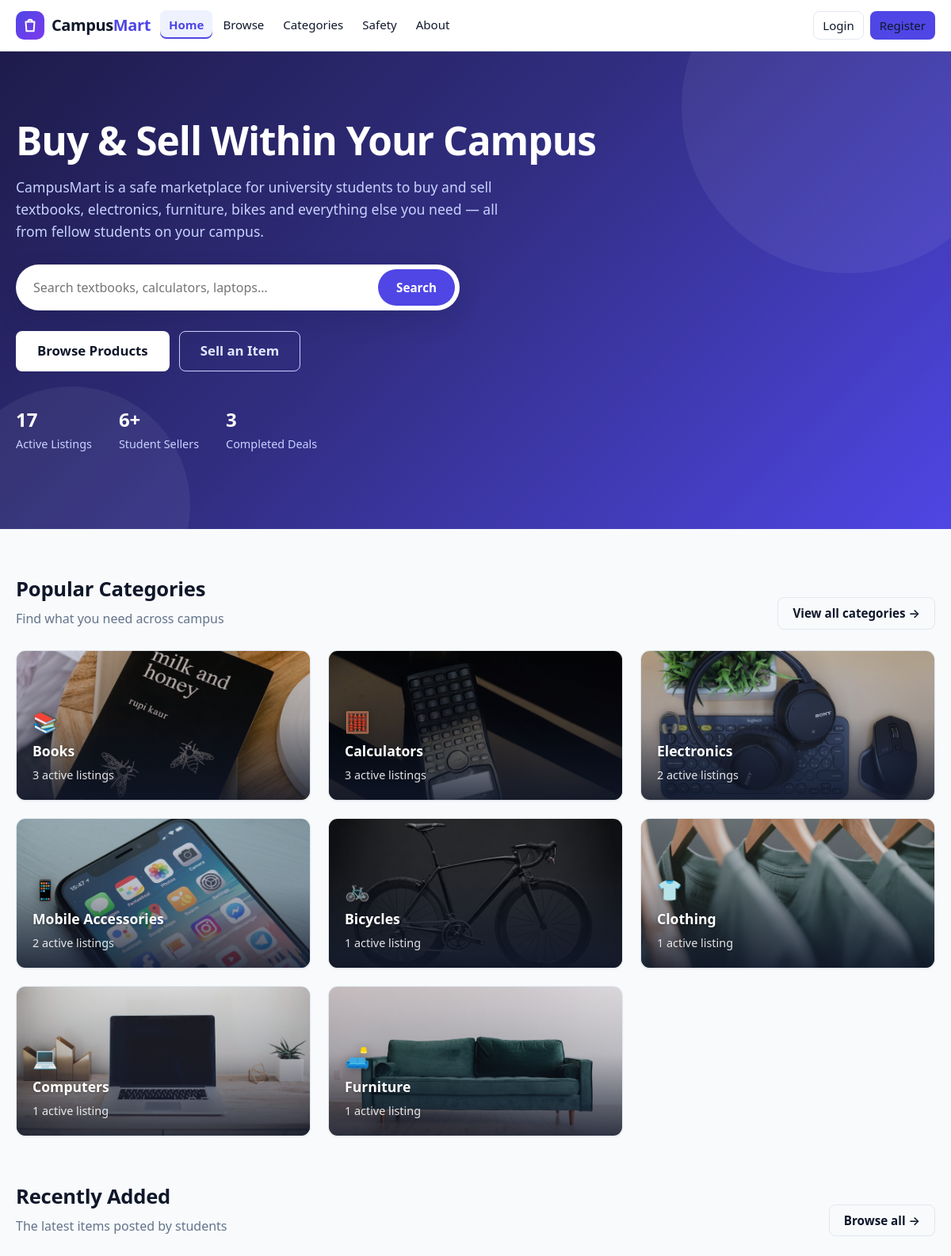
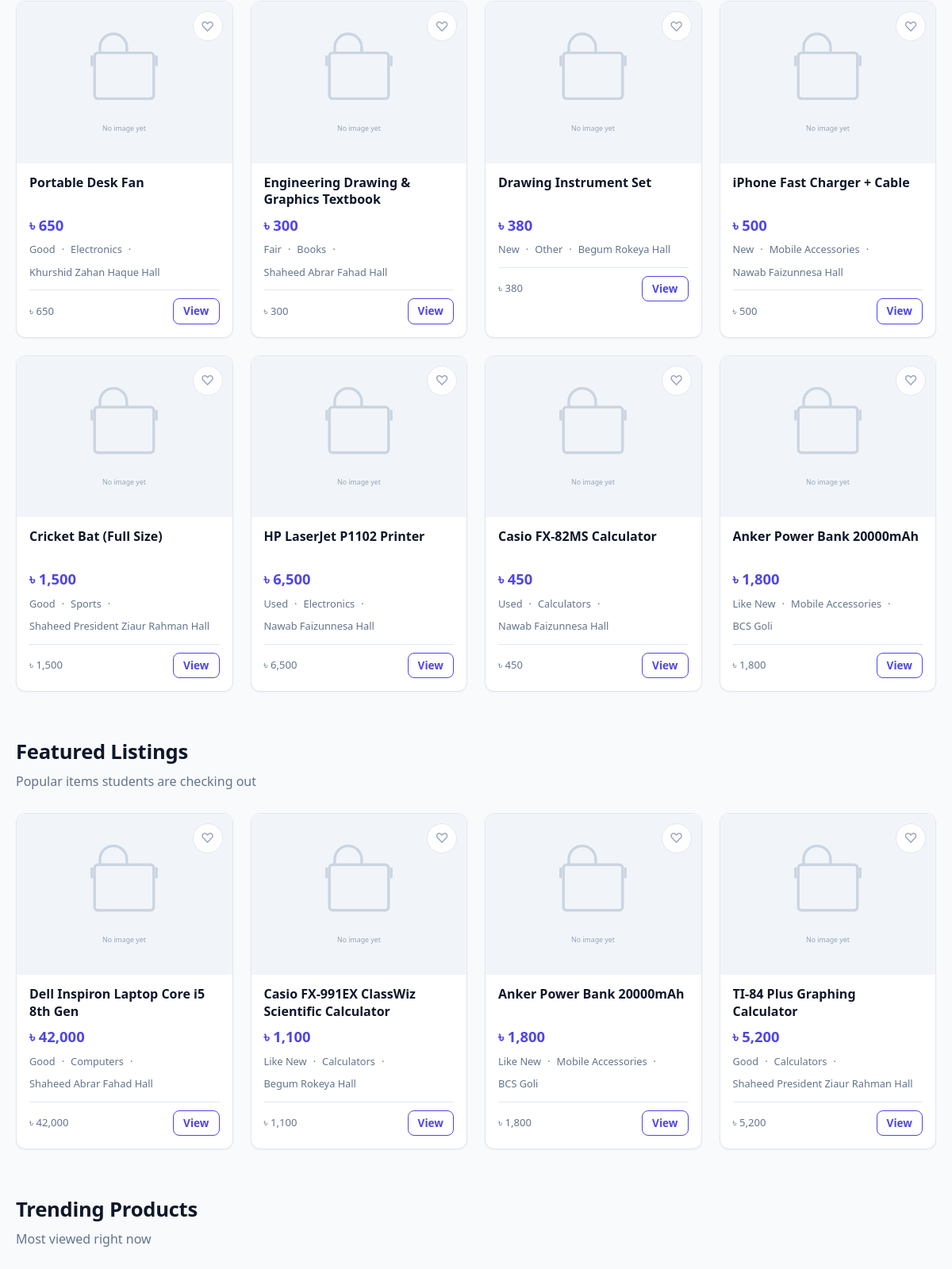
The page / (upper part) on the database its author committed (2 pictures, top to bottom).
### tables this page shows
CREATE TABLE categories (
  id INT UNSIGNED NOT NULL AUTO_INCREMENT,
  name VARCHAR(100) NOT NULL,
  description VARCHAR(255) DEFAULT NULL,
  status ENUM('active','disabled') NOT NULL DEFAULT 'active',
  created_at DATETIME NOT NULL DEFAULT CURRENT_TIMESTAMP,
  updated_at DATETIME NOT NULL DEFAULT CURRENT_TIMESTAMP ON UPDATE CURRENT_TIMESTAMP,
  PRIMARY KEY (id),
  UNIQUE KEY uq_categories_name (name)
);

CREATE TABLE products (
  id INT UNSIGNED NOT NULL AUTO_INCREMENT,
  seller_id INT UNSIGNED NOT NULL,
  category_id INT UNSIGNED NOT NULL,
  title VARCHAR(200) NOT NULL,
  description TEXT NOT NULL,
  price DECIMAL(10,2) NOT NULL,
  condition_label ENUM('New','Like New','Good','Fair','Used') NOT NULL DEFAULT 'Good',
  quantity INT UNSIGNED NOT NULL DEFAULT 1,
  location VARCHAR(150) NOT NULL,
  contact_preference ENUM('In-app message','Phone','Both') NOT NULL DEFAULT 'In-app message',
  status ENUM('draft','pending','approved','active','reserved','sold','expired','rejected','removed') NOT NULL DEFAULT 'pending',
  reject_reason VARCHAR(500) DEFAULT NULL,
  views INT UNSIGNED NOT NULL DEFAULT 0,
  expires_at DATETIME NOT NULL,
  created_at DATETIME NOT NULL DEFAULT CURRENT_TIMESTAMP,
  updated_at DATETIME NOT NULL DEFAULT CURRENT_TIMESTAMP ON UPDATE CURRENT_TIMESTAMP,
  PRIMARY KEY (id),
  KEY idx_products_seller (seller_id),
  KEY idx_products_category (category_id),
  KEY idx_products_status (status),
  KEY idx_products_created (created_at),
  KEY idx_products_price (price),
  KEY idx_products_expires (expires_at),
  FULLTEXT KEY ft_products_search (title, description),
  CONSTRAINT fk_products_seller FOREIGN KEY (seller_id) REFERENCES users(id) ON DELETE RESTRICT,
  CONSTRAINT fk_products_category FOREIGN KEY (category_id) REFERENCES categories(id) ON DELETE RESTRICT,
  CONSTRAINT chk_products_price CHECK (price >= 0),
  CONSTRAINT chk_products_quantity CHECK (quantity >= 0)
);

### includes/functions.php (called while the page is built, shortened)
<?php
function db(): PDO
{
    static $pdo = null;
    if ($pdo === null) {
        try {
            $dsn = 'mysql:host=' . DB_HOST . ';dbname=' . DB_NAME . ';charset=' . DB_CHARSET;
            $pdo = new PDO($dsn, DB_USER, DB_PASS, [
                PDO::ATTR_ERRMODE            => PDO::ERRMODE_EXCEPTION,
                PDO::ATTR_DEFAULT_FETCH_MODE => PDO::FETCH_ASSOC,
                PDO::ATTR_EMULATE_PREPARES   => false,
            ]);
        } catch (PDOException $e) {
            http_response_code(500);
            require BASE_PATH . '/404.php';
            exit('Database connection failed.');
        }
    }
    return $pdo;
}
function e(mixed $value): string
{
    return htmlspecialchars((string)$value, ENT_QUOTES, 'UTF-8');
}
function settings(?string $key = null): mixed
{
    static $cache = null;
    if ($cache === null) {
        $cache = [];
        try {
            $rows = db()->query('SELECT setting_key, setting_value FROM settings')->fetchAll();
            foreach ($rows as $row) {
                $cache[$row['setting_key']] = $row['setting_value'];
            }
        } catch (Throwable) {
            $cache = [];
        }
    }
    return $cache[$key] ?? null;
}
function is_logged_in(): bool
{
    return !empty($_SESSION['user_id']);
}
function current_user(): ?array
{
    if (!is_logged_in()) {
        return null;
    }
    static $user = null;
    return $user;
}
function current_user_id(): int
{
    return (int)($_SESSION['user_id'] ?? 0);
}
function format_price(mixed $amount): string
{
    $currency = settings('currency') ?: '৳';
    return $currency . ' ' . number_format((float)$amount, 0);
}
function image_url(?string $path): string
{
    return APP_BASE_URL . '/assets/images/no-image.svg';
}
function favorite_exists(int $userId, int $productId): bool
{
    $st = db()->prepare('SELECT 1 FROM favorites WHERE user_id = ? AND product_id = ?');
    $st->execute([$userId, $productId]);
    return (bool)$st->fetchColumn();
}
function run_expiry_check(): void
{
    try {
        $last = (int)(settings('_last_expiry_check') ?: 0);
    } catch (Throwable) {
    }
}
function category_visual(string $name): array
{
    static $map = [
        'books'              => ['books.jpg', '📚'],
        'electronics'        => ['electronics.jpg', '🎧'],
        'computers'          => ['computers.jpg', '💻'],
        'mobile accessories' => ['mobile-accessories.jpg', '📱'],
        'calculators'        => ['calculators.jpg', '🧮'],
        'lab equipment'      => ['lab-equipment.jpg', '🔬'],
        'bicycles'           => ['bicycles.jpg', '🚲'],
        'furniture'          => ['furniture.jpg', '🛋️'],
        'clothing'           => ['clothing.jpg', '👕'],
        'sports'             => ['sports.jpg', '🏃'],
        'other'              => ['other.jpg', '🛍️'],
    ];
    return $map[strtolower(trim($name))] ?? $map['other'];
}

### includes/init.php (called while the page is built, shortened)
<?php
require_once __DIR__ . '/../includes/functions.php';
run_expiry_check();

### includes/product-card.php (the view, shortened to what this page needs)
<?php
$p = $product;
$img = image_url($p['image_path'] ?? null);
$isFav = $favorited ?? favorite_exists(current_user_id(), (int)$p['id']);
$showSeller = $showSeller ?? false;
?>
<article class="card product-card">
  <button type="button" class="fav-btn <?= $isFav ? 'active' : '' ?>" data-fav="<?= (int)$p['id'] ?>"
          title="<?= $isFav ? 'Remove from favorites' : 'Add to favorites' ?>"
          aria-label="<?= $isFav ? 'Remove from favorites' : 'Add to favorites' ?>">&#9825;</button>
  <a class="card-media" href="<?= e(APP_BASE_URL . '/product-details.php?id=' . (int)$p['id']) ?>">
    <img src="<?= e($img) ?>" alt="<?= e($p['title']) ?>" loading="lazy">
  </a>
  <div class="card-body">
    <a class="card-title" href="<?= e(APP_BASE_URL . '/product-details.php?id=' . (int)$p['id']) ?>"><?= e($p['title']) ?></a>
    <div class="card-price"><?= e(format_price($p['price'])) ?></div>
    <div class="card-meta">
      <span><?= e($p['condition_label'] ?? '') ?></span>
      <span>·</span>
      <span><?= e($p['category_name'] ?? '') ?></span>
      <?php if (!empty($p['location'])): ?>
        <span>·</span>
        <span title="Pickup location"><?= e($p['location']) ?></span>
      <?php endif; ?>
    </div>
    <div class="card-foot">
      <span><?= $showSeller && !empty($p['seller_name']) ? e($p['seller_name']) : e(format_price($p['price'])) ?></span>
      <a class="btn btn-outline btn-sm" href="<?= e(APP_BASE_URL . '/product-details.php?id=' . (int)$p['id']) ?>">View</a>
    </div>
  </div>
</article>

### index.php (shortened to what this page needs)
<?php
require_once __DIR__ . '/includes/init.php';
$pdo = db();
$activeWhere = "p.status = 'active' AND u.status = 'active'";
$recent = $pdo->query(
    "SELECT p.*, c.name AS category_name, u.full_name AS seller_name,
            (SELECT pi.image_path FROM product_images pi WHERE pi.product_id = p.id ORDER BY pi.is_primary DESC, pi.id ASC LIMIT 1) AS image_path
     FROM products p
     JOIN categories c ON c.id = p.category_id
     JOIN users u ON u.id = p.seller_id
     WHERE $activeWhere
     ORDER BY p.created_at DESC
     LIMIT 8"
)->fetchAll();
$featured = $pdo->query(
    "SELECT p.*, c.name AS category_name, u.full_name AS seller_name,
            (SELECT pi.image_path FROM product_images pi WHERE pi.product_id = p.id ORDER BY pi.is_primary DESC, pi.id ASC LIMIT 1) AS image_path
     FROM products p
     JOIN categories c ON c.id = p.category_id
     JOIN users u ON u.id = p.seller_id
     WHERE $activeWhere AND p.views >= 100
     ORDER BY p.views DESC
     LIMIT 4"
)->fetchAll();
$trending = $pdo->query(
    "SELECT p.*, c.name AS category_name, u.full_name AS seller_name,
            (SELECT pi.image_path FROM product_images pi WHERE pi.product_id = p.id ORDER BY pi.is_primary DESC, pi.id ASC LIMIT 1) AS image_path
     FROM products p
     JOIN categories c ON c.id = p.category_id
     JOIN users u ON u.id = p.seller_id
     WHERE $activeWhere
     ORDER BY p.views DESC
     LIMIT 4"
)->fetchAll();
$popularCats = $pdo->query(
    "SELECT c.*, COUNT(p.id) AS product_count
     FROM categories c
     LEFT JOIN products p ON p.category_id = c.id AND p.status = 'active'
     WHERE c.status = 'active'
     GROUP BY c.id
     ORDER BY product_count DESC, c.name ASC
     LIMIT 8"
)->fetchAll();
$totalListings = (int)$pdo->query("SELECT COUNT(*) FROM products WHERE status = 'active'")->fetchColumn();
$totalUsers = (int)$pdo->query("SELECT COUNT(*) FROM users WHERE role = 'student'")->fetchColumn();
$completedOrders = (int)$pdo->query("SELECT COUNT(*) FROM orders WHERE status = 'completed'")->fetchColumn();
$loggedIn = current_user();
require __DIR__ . '/includes/header.php';
?>
<section class="hero">
  <div class="container">
    <div class="hero-content">
      <h1>Buy &amp; Sell Within Your Campus</h1>
      <p class="lead">CampusMart is a safe marketplace for university students to buy and sell textbooks, electronics, furniture, bikes and everything else you need — all from fellow students on your campus.</p>
      <form class="hero-search" action="<?= e(APP_BASE_URL . '/products.php') ?>" method="get" role="search">
        <div class="search-input-wrap">
          <input type="search" name="q" placeholder="Search textbooks, calculators, laptops…" aria-label="Search products" data-search-suggest autocomplete="off">
        </div>
        <button class="btn btn-primary" type="submit">Search</button>
      </form>
      <div class="hero-ctas">
        <a class="btn btn-light btn-lg" href="<?= e(APP_BASE_URL . '/products.php') ?>">Browse Products</a>
        <a class="btn btn-outline btn-lg" href="<?= e(APP_BASE_URL . ($loggedIn ? '/user/add-listing.php' : '/register.php')) ?>" style="border-color:#c7d2fe; color:#e0e7ff;">Sell an Item</a>
      </div>
      <div class="hero-stats">
        <div><div class="stat-value"><?= number_format($totalListings) ?></div><div class="stat-label">Active Listings</div></div>
        <div><div class="stat-value"><?= number_format($totalUsers) ?>+</div><div class="stat-label">Student Sellers</div></div>
        <div><div class="stat-value"><?= number_format($completedOrders) ?></div><div class="stat-label">Completed Deals</div></div>
      </div>
    </div>
  </div>
</section>
<?php if ($popularCats): ?>
<section class="section">
  <div class="container">
    <div class="section-head">
      <div>
        <h2>Popular Categories</h2>
        <p>Find what you need across campus</p>
      </div>
      <a class="btn btn-ghost" href="<?= e(APP_BASE_URL . '/categories.php') ?>">View all categories →</a>
    </div>
    <div class="feature-grid">
      <?php foreach ($popularCats as $cat): [$catImg, $catEmoji] = category_visual($cat['name']); ?>
        <a class="card feature cat-card" href="<?= e(APP_BASE_URL . '/products.php?category=' . (int)$cat['id']) ?>">
          <img class="cat-img" src="<?= e(APP_BASE_URL . '/assets/images/categories/' . $catImg) ?>" alt="<?= e($cat['name']) ?>" loading="lazy">
          <div class="cat-body">
            <div class="cat-icon" aria-hidden="true"><?= $catEmoji ?></div>
            <h3><?= e($cat['name']) ?></h3>
            <p><?= (int)$cat['product_count'] ?> active listing<?= (int)$cat['product_count'] === 1 ? '' : 's' ?></p>
          </div>
        </a>
      <?php endforeach; ?>
    </div>
  </div>
</section>
<?php endif; ?>
<?php if ($recent): ?>
<section class="section" style="padding-top:0;">
  <div class="container">
    <div class="section-head">
      <div>
        <h2>Recently Added</h2>
        <p>The latest items posted by students</p>
      </div>
      <a class="btn btn-ghost" href="<?= e(APP_BASE_URL . '/products.php') ?>">Browse all →</a>
    </div>
    <div class="product-grid">
      <?php foreach ($recent as $product): require __DIR__ . '/includes/product-card.php'; endforeach; ?>
    </div>
  </div>
</section>
<?php endif; ?>
<?php if ($featured): ?>
<section class="section" style="padding-top:0;">
  <div class="container">
    <div class="section-head">
      <div>
        <h2>Featured Listings</h2>
        <p>Popular items students are checking out</p>
      </div>
    </div>
    <div class="product-grid">
      <?php foreach ($featured as $product): require __DIR__ . '/includes/product-card.php'; endforeach; ?>
    </div>
  </div>
</section>
<?php endif; ?>
<?php if ($trending): ?>
<section class="section" style="padding-top:0;">
  <div class="container">
    <div class="section-head">
      <div>
        <h2>Trending Products</h2>
        <p>Most viewed right now</p>
      </div>
    </div>
      <?php foreach ($trending as $product): require __DIR__ . '/includes/product-card.php'; endforeach; ?>
  </div>
</section>
<?php endif; ?>
<?php require __DIR__ . '/includes/footer.php'; ?>

### rows shown on the page
categories: shows a picture, catEmoji "📚", name "Books", product_count "3"
categories: shows a picture, catEmoji "🧮", name "Calculators", product_count "3"
categories: shows a picture, catEmoji "🎧", name "Electronics", product_count "2"
categories: shows a picture, catEmoji "📱", name "Mobile Accessories", product_count "2"
categories: shows a picture, catEmoji "🚲", name "Bicycles", product_count "1"
categories: shows a picture, catEmoji "👕", name "Clothing", product_count "1"
categories: shows a picture, catEmoji "💻", name "Computers", product_count "1"
categories: shows a picture, catEmoji "🛋️", name "Furniture", product_count "1"
products: title "Portable Desk Fan", price "৳ 650", condition_label "Good", category.name "Electronics", location "Khurshid Zahan Haque Hall"
products: title "Engineering Drawing & Graphics Textbook", price "৳ 300", condition_label "Fair", category.name "Books", location "Shaheed Abrar Fahad Hall"
products: title "Drawing Instrument Set", price "৳ 380", condition_label "New", category.name "Other", location "Begum Rokeya Hall"
products: title "iPhone Fast Charger + Cable", price "৳ 500", condition_label "New", category.name "Mobile Accessories", location "Nawab Faizunnesa Hall"
products: title "Cricket Bat (Full Size)", price "৳ 1,500", condition_label "Good", category.name "Sports", location "Shaheed President Ziaur Rahman Hall"
products: title "HP LaserJet P1102 Printer", price "৳ 6,500", condition_label "Used", category.name "Electronics", location "Nawab Faizunnesa Hall"
products: title "Casio FX-82MS Calculator", price "৳ 450", condition_label "Used", category.name "Calculators", location "Nawab Faizunnesa Hall"
products: title "Anker Power Bank 20000mAh", price "৳ 1,800", condition_label "Like New", category.name "Mobile Accessories", location "BCS Goli"
products: title "Dell Inspiron Laptop Core i5 8th Gen", price "৳ 42,000", condition_label "Good", category.name "Computers", location "Shaheed Abrar Fahad Hall"
products: title "Casio FX-991EX ClassWiz Scientific Calculator", price "৳ 1,100", condition_label "Like New", category.name "Calculators", location "Begum Rokeya Hall"
products: title "TI-84 Plus Graphing Calculator", price "৳ 5,200", condition_label "Good", category.name "Calculators", location "Shaheed President Ziaur Rahman Hall"

### other values the page prints
$totalListings "17"
$totalUsers "6"
$completedOrders "3"
